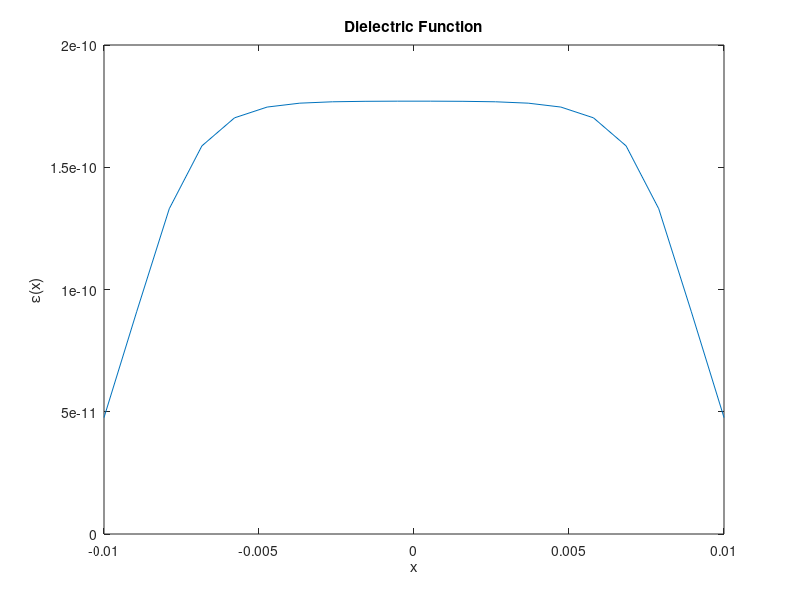

The MATLAB script that drew this image:
%%
% EP 501 Homework 5
% Julio Guardado

clc;clear;close all;

%% Problem 1 Setup
%define parameters
a = 0.01;           %m
l = a/5;            %m
x_prime = -9*a/10;  %m
x_dprime = 9*a/10;  %m
eps0 = 8.854e-12;

%define grid
lx = 20;
x = linspace(-a,a,lx);
dx = x(2)-x(1);
dp_dx = zeros(lx,1);
phi = zeros(lx,1);

%define boundary conditions
dp_dx(1) = 1000;        %V/m
phi(lx) = 100;          %V

%% Problem 1a
%calculate dielectric function
eps = eps0*(10*tanh((x-x_prime)/l)-10*tanh((x-x_dprime)/l));

%plot
figure(1)
plot(x,eps)
title('Dielectric Function')
xlabel('x'); ylabel('\epsilon(x)');









